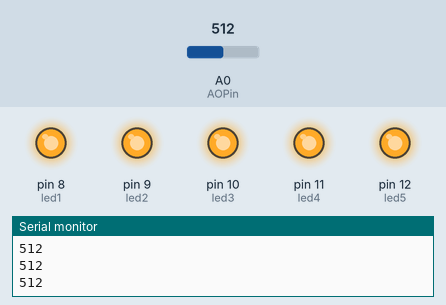
Simulated run of this sketch. Board: Arduino Uno, built with avr-gcc and run on an emulated ATmega328P. On the bench: output pins drawn as LEDs (lit = HIGH), the last lines printed to the serial monitor. Inputs (shaded band) come from the test bench; at power-on: A0 (AOPin) = 512.

Above: at 1.2 s.
1.3 s: A0 (AOPin) set to 53
2.8 s: A0 (AOPin) set to 46
At 3.5 s:
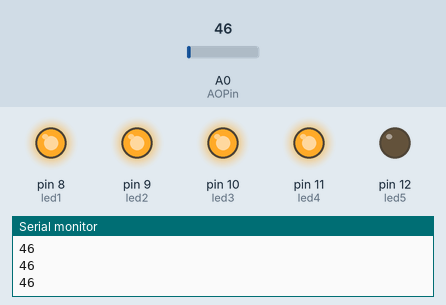
4.3 s: A0 (AOPin) set to 30
At 4.8 s:
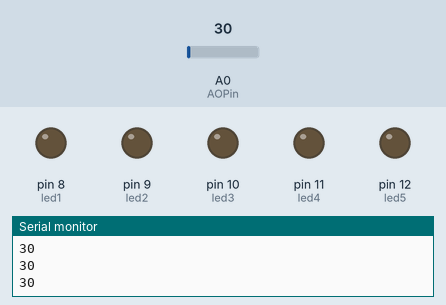
5.8 s: A0 (AOPin) set to 50
At 6.1 s:
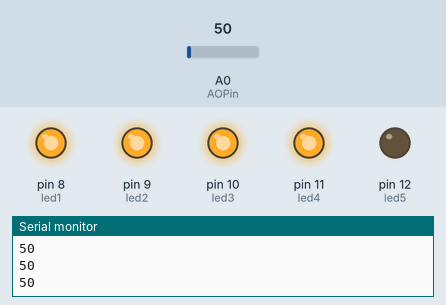
7.3 s: A0 (AOPin) set to 25
At 8.5 s:
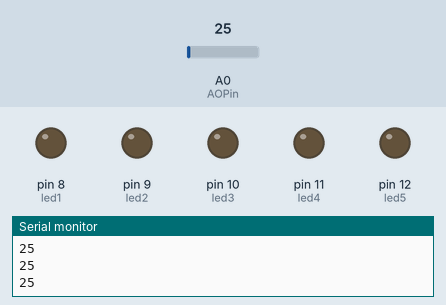
8.8 s: A0 (AOPin) set to 41
At 9.9 s:
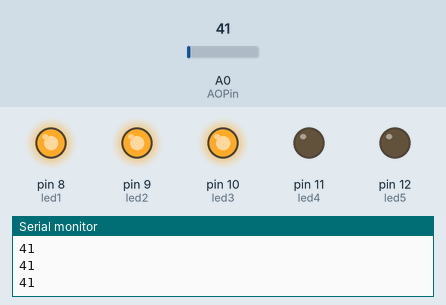
Timing chart, 0 to 11.3 s (numbered marks = the images above; inputs shaded):
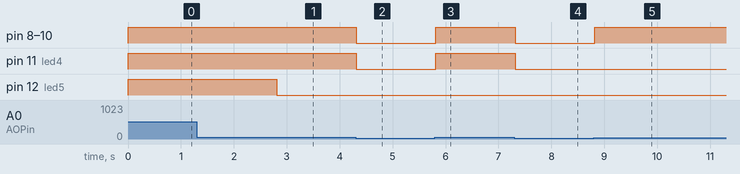

Measured:
- the behaviour switches between 50 and 49 on A0 (AOPin) (found by bisection; images 0 and 1)
- after the input at 2.8 s, pin 12 (led5): HIGH → LOW at once
- after the input at 4.3 s, pin 8 (led1), pin 9 (led2), pin 10 (led3), pin 11 (led4): HIGH → LOW at once
- after the input at 5.8 s, pin 8 (led1), pin 9 (led2), pin 10 (led3), pin 11 (led4): LOW → HIGH at once
- after the input at 7.3 s, pin 8 (led1), pin 9 (led2), pin 10 (led3), pin 11 (led4): HIGH → LOW at once
- after the input at 8.8 s, pin 8 (led1), pin 9 (led2), pin 10 (led3): LOW → HIGH at once

The sketch:

Microphone2.ino
```cpp
// Arduino pin numbers
const int DOPin = 2;
const int AOPin = 0; //the microphone positive terminal will connect to analog pin A0 to be read
int sound;//the variable that will hold the value read from the microphone each time
int led1 = 8;//the code will flash the LED connected to pin 8
int led2 = 9;//the code will flash the LED connected to pin 9
int led3 = 10;//the code will flash the LED connected to pin 10
int led4 = 11;//the code will flash the LED connected to pin 11
int led5 = 12;//the code will flash the LED connected to pin 12

void setup(){
  Serial.begin(9600);//the arduino takes continuous readings from the microphone
  pinMode(DOPin, INPUT);
  pinMode(led1, OUTPUT);
  pinMode(led2, OUTPUT);
  pinMode(led3, OUTPUT);
  pinMode(led4, OUTPUT);
  pinMode(led5, OUTPUT);
}

void loop(){
  sound = analogRead(AOPin);//the arduino takes continuous readings from the microphone
  Serial.println(sound);

  if (sound > 31) {
    digitalWrite(led1, HIGH);
  }
    if (sound < 31) {
    digitalWrite(led1, LOW);
  }
    if (sound > 35) {
    digitalWrite(led2, HIGH);
  }
    if (sound < 35) {
    digitalWrite(led2, LOW);
  }
    if (sound > 40) {
    digitalWrite(led3, HIGH);
  }
    if (sound < 40) {
    digitalWrite(led3, LOW);
  }
    if (sound > 45) {
    digitalWrite(led4, HIGH);
  }
    if (sound < 45) {
    digitalWrite(led4, LOW);
  }
    if (sound > 50) {
    digitalWrite(led5, HIGH);
  }
    if (sound < 50) {
    digitalWrite(led5, LOW);
  }
  delay(100);
}
```
